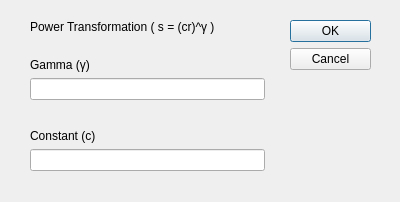
<?xml version="1.0" encoding="UTF-8"?>
<ui version="4.0">
 <class>Power_transform_dialog</class>
 <widget class="QDialog" name="Power_transform_dialog">
  <property name="geometry">
   <rect>
    <x>0</x>
    <y>0</y>
    <width>400</width>
    <height>202</height>
   </rect>
  </property>
  <property name="windowTitle">
   <string>Dialog</string>
  </property>
  <widget class="QDialogButtonBox" name="buttonBox">
   <property name="geometry">
    <rect>
     <x>290</x>
     <y>20</y>
     <width>81</width>
     <height>241</height>
    </rect>
   </property>
   <property name="orientation">
    <enum>Qt::Vertical</enum>
   </property>
   <property name="standardButtons">
    <set>QDialogButtonBox::Cancel|QDialogButtonBox::Ok</set>
   </property>
  </widget>
  <widget class="QWidget" name="verticalLayoutWidget">
   <property name="geometry">
    <rect>
     <x>30</x>
     <y>20</y>
     <width>235</width>
     <height>151</height>
    </rect>
   </property>
   <layout class="QVBoxLayout" name="verticalLayout">
    <item>
     <widget class="QLabel" name="label_3">
      <property name="text">
       <string>Power Transformation ( s = (cr)^γ )</string>
      </property>
     </widget>
    </item>
    <item>
     <spacer name="verticalSpacer_2">
      <property name="orientation">
       <enum>Qt::Vertical</enum>
      </property>
      <property name="sizeType">
       <enum>QSizePolicy::Maximum</enum>
      </property>
      <property name="sizeHint" stdset="0">
       <size>
        <width>230</width>
        <height>18</height>
       </size>
      </property>
     </spacer>
    </item>
    <item>
     <widget class="QLabel" name="label">
      <property name="text">
       <string>Gamma (γ)</string>
      </property>
     </widget>
    </item>
    <item>
     <widget class="QLineEdit" name="gamma_input"/>
    </item>
    <item>
     <spacer name="verticalSpacer">
      <property name="orientation">
       <enum>Qt::Vertical</enum>
      </property>
      <property name="sizeHint" stdset="0">
       <size>
        <width>230</width>
        <height>13</height>
       </size>
      </property>
     </spacer>
    </item>
    <item>
     <widget class="QLabel" name="label_2">
      <property name="text">
       <string>Constant (c)</string>
      </property>
     </widget>
    </item>
    <item>
     <widget class="QLineEdit" name="constant_input"/>
    </item>
   </layout>
  </widget>
 </widget>
 <resources/>
 <connections>
  <connection>
   <sender>buttonBox</sender>
   <signal>accepted()</signal>
   <receiver>Power_transform_dialog</receiver>
   <slot>accept()</slot>
   <hints>
    <hint type="sourcelabel">
     <x>248</x>
     <y>254</y>
    </hint>
    <hint type="destinationlabel">
     <x>157</x>
     <y>274</y>
    </hint>
   </hints>
  </connection>
  <connection>
   <sender>buttonBox</sender>
   <signal>rejected()</signal>
   <receiver>Power_transform_dialog</receiver>
   <slot>reject()</slot>
   <hints>
    <hint type="sourcelabel">
     <x>316</x>
     <y>260</y>
    </hint>
    <hint type="destinationlabel">
     <x>286</x>
     <y>274</y>
    </hint>
   </hints>
  </connection>
 </connections>
</ui>
